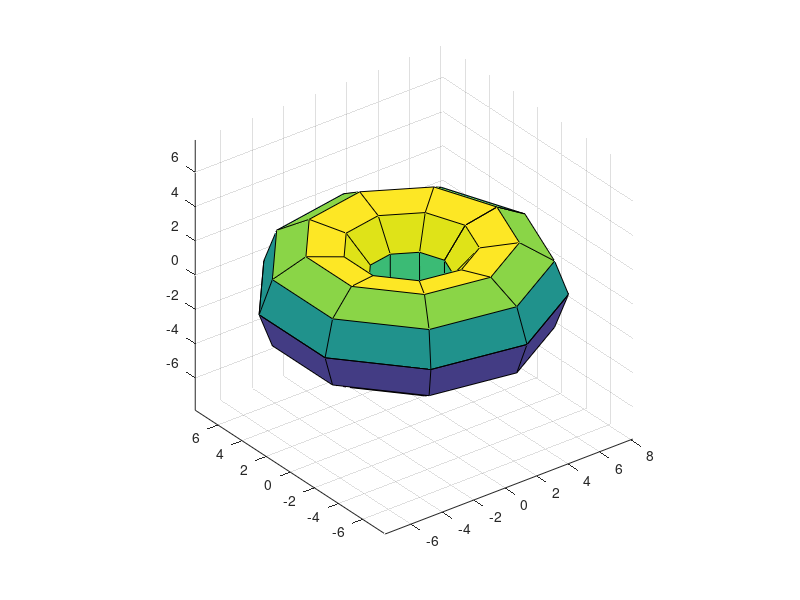

The MATLAB source for this figure:
V_inf=[0,0,3000];
R    = 5;
r    = 3;

theta= linspace(0,2*pi,10);
phi  = linspace(0,2*pi,10);


[theta,phi]=meshgrid(theta,phi);
x=(R+r*cos(theta)).*cos(phi);
y=(R+r*cos(theta)).*sin(phi);
z=r.*sin(theta);
kleurtjes = z;

surface=surf(x,y,z, kleurtjes);

axis equal
xvector = [];
yvector = [];
zvector = [];

for n = 1:length(x(1,:))
    for m = 1:length(x(:,1))
        xvector = [xvector,x(m,n)];
        yvector = [yvector,y(m,n)];
        zvector = [zvector,z(m,n)];
    end
end



% dt = DelaunayTri(xvector', yvector', zvector');
% [tri,Xb] = freeBoundary(dt);
% figure;
% trisurf(tri,Xb(:,1),Xb(:,2),Xb(:,3), 'FaceColor', 'cyan', 'faceAlpha', 0.8);

